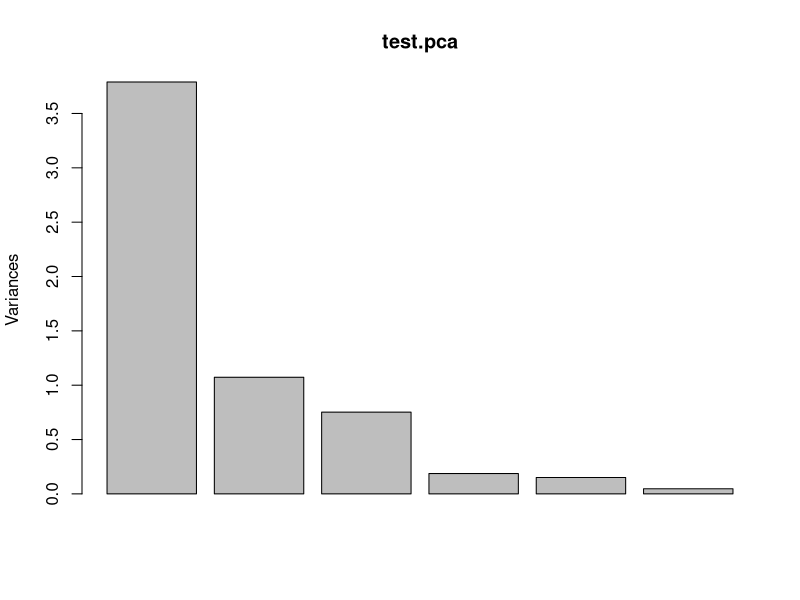
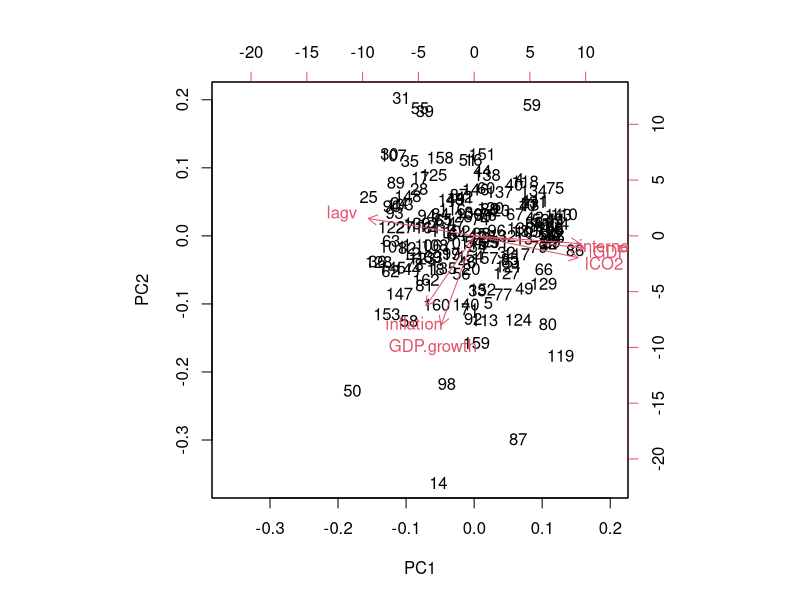
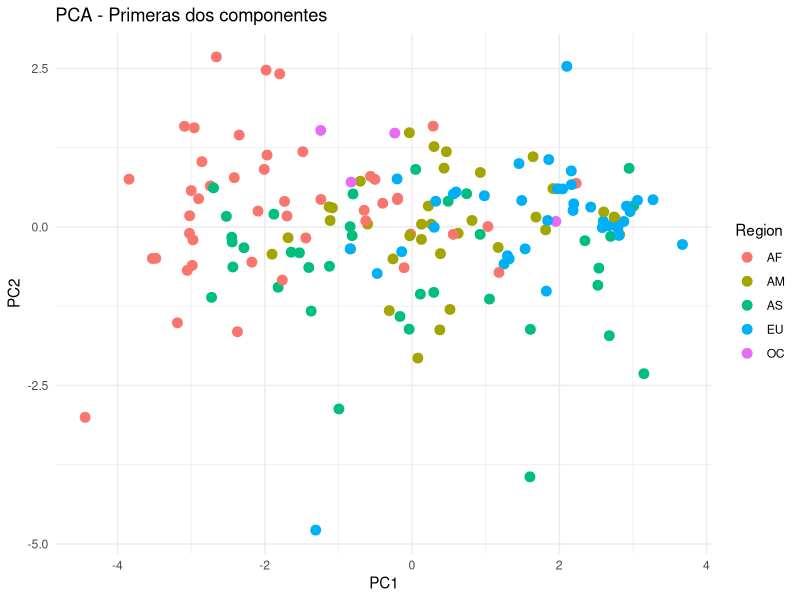

The R source for these figures, in order:
#EXAMEN FINAL PARTE 1

#Extraemos los datos
dat <- read.csv2("w2011.csv", fileEncoding = "UTF-8")

#Ajustamos por el método de mínimos cuadrados el siguiente modelo de regresión múltiple:
#Y = β0 +β1X1 +β2X2 +β3X3 +β4X4 +β5X5 +β6X6 +ε
#donde: Y = lCO2; X1 = inflation; X2 = lGDPc; X3 = GDP.growth; X4 = internet y X5 = lagv

z = lm(dat$lCO2 ~ dat$inflation + dat$lGDPc + dat$GDP.growth + dat$internet + dat$lagv); z

#a) Obtén los coeficientes estimados del modelo, así como intervalos de confianza al 95 %
#para los coeficientes del modelo. Calcula los valores ajustados del modelo y calcula la
#suma residual de cuadrados.

#COEFICIENTES ESTIMADOS DE FORMA AUTOMATICA
coef(z)

#COEFICIENTES ESTIMADOS DE FORMA MANUAL
X <- cbind(1, dat$inflation, dat$lGDPc, dat$GDP.growth, dat$internet, dat$lagv)
y <- dat$lCO2
coefs = solve(t(X)%*%X) %*% t(X) %*% y
coefs

# INTERVALOS DE CONFIANZA
confint(z,level=0.95)

# VALORES AJUSTADOS DE FORMA AUTOMÁTICA
fitted(z)

# VALORES AJUSTADOS DE FORMA MANUAL
vals = X%*%solve(t(X)%*%X)%*%t(X)%*%y
vals

#RSS MANUAL
XtXi <- solve(t(X)%*%X)
H <- X%*%XtXi%*%t(X)
RSS <- sum((y - H %*% y) ^ 2);RSS

#RSS AUTOMÁTICA
deviance(z)

#b) Calcula el valor del coeficiente de correlación de Pearson entre la variable respuesta Y y el predictor X1.
cor(dat$inflation, y = dat$lCO2, method = "pearson")

#La correlación es negativa, lo que indica que a mayor inflación tiende a haber menores emisiones per cápita de CO₂, aunque esta relación es débil.

#∣r∣=0.215 -->  correlación débil
#Aunque existe cierta asociación lineal negativa, no es fuerte ni dominante.

#La inflación tiene una ligera asociación inversa con las emisiones de CO₂ per cápita, pero es posiblemente
#no significativa o débilmente significativa.

#c) Define y calcula el coeficiente de correlación parcial entre X1 y X2, controlando por el
#resto de las variables explicativas.

#ajustamos el modelo lineal de inflation sobre las otras variables y calculamos los residuos
r_inf = residuals(lm(dat$inflation ~ dat$lCO2 + dat$GDP.growth + dat$internet + dat$lagv))
# ajustamos el modelo lineal de lGDPc sobre las mismas variables, obteniendo también los residuos
r_lGDPc = residuals(lm(dat$lGDPc ~ dat$lCO2 + dat$GDP.growth + dat$internet + dat$lagv))
#coeficiente de correlación entre los residuos de ambos ajustes
cor(r_inf, r_lGDPc)

# Vemos que el coeficiente es negativo, con lo que las conclusiones de una regresión múltiple irían en
# el mismo sentido que las de una regresión múltiple para estas variables.
# El efecto de la inflación sobre el log de emisiones CO2 per cápita (lGDPc) es negativo.
# A mayor inflación menor será el log de emisiones CO2 per cápita.

#d) Considera un modelo reducido que contiene solo un subconjunto de las variables explicativas incluidas
#en el modelo completo. Formula y contrasta, mediante un test t, la
#hipótesis nula de que los coeficientes asociados a las variables excluidas son iguales a cero.

# Ajustamos el modelo completo
full_model <- lm(dat$lCO2 ~ dat$inflation + dat$lGDPc + dat$GDP.growth + dat$internet + dat$lagv)

# Resumen del modelo completo
summary(full_model)

# Ajustamos el modelo reducido (Sin X4)
reduced_model <- lm(dat$lCO2 ~ dat$inflation + dat$lGDPc + dat$GDP.growth + dat$lagv)

# Resumen del modelo reducido
summary(reduced_model)

# Formulando la hipótesis de que el modelo podría explicar la misma varianza de
# FTMax siendo su coeficiente X4 igual a 0, observamos que el p-valor mostrado en
# el summary full_model es < 2.2e-16, esto implica que las  probabilidades de que
# la hipótesis nula sea cierta son bajas, por lo que podríamos concluír que la
# variable X4 hace una aportación importante en nuestro modelo. Sin embargo,
# todavía podemos probar a eliminar X3, por ser una variable poco significativa.

# Ajustamos el modelo reducido (Sin X3)
reduced_model2 <- lm(dat$lCO2 ~ dat$inflation + dat$lGDPc + dat$internet + dat$lagv)

# Resumen del modelo reducido
summary(reduced_model2)

#Observamos lo mismo que en el caso anterior.

# Ajustamos el modelo reducido (Sin X3)
reduced_model3 <- lm(dat$lCO2 ~ dat$inflation + dat$lGDPc + dat$lagv)

# Resumen del modelo reducido
summary(reduced_model3)

#Tampoco nos beneficia eliminar ambas variables

#e) Compara el modelo completo con el modelo reducido mediante un test F. Expón claramente la hipótesis nula,
#calcula el estadístico de contraste, determina el valor crítico
#correspondiente y extrae las conclusiones en función del resultado del test.

# Para contrastar la variable excluida X4, usamos la función anova:
anova(reduced_model, full_model)

# Observamos que el p-valor es extremadamente bajo (igual que en el test-t), con
# esto anova nos está indicando que debemos ACEPTAR la hipótesis nula; es decir,
# la variable excluida (X4), resulta irrelevante para el ajuste del modelo.
# Se prefiere el modelo reducido (sin internet) por ser más simple y equivalente en poder explicativo.

#Estadístico de contraste = 7e-04
#Valor crítico = 0.9787

#En este caso el nivel crítico coincide con la significación del coeficiente asociado a X4,
#pues es la única variable que se suprime de un modelo al otro.

#f) Compara el coeficiente de determinación ajustado para ambos modelos.
summary(reduced_model) # R^2 = 0.7999
summary(full_model) # R^2 = 0.7986

# Al comprobar los coeficientes de determinación de ambos modelos, podemos comprobar
# que el modelo modelo reducido explica un poco mejor la varianza de lCO2 (0.7999 > 0.7986),


#2.Calcula las componentes principales de las variables numéricas (excepto country y Region)
#e interpreta aquellas que conjuntamente expliquen al menos un 90 % de la variabilidad total.
#Dibuja las dos primeras componentes principales en función del continente (Region)

# Excluye las variables categóricas
numeric_data <- dat[, !(names(dat) %in% c("country", "Region"))]

# Nos aseguramos de que todo sea numérico
numeric_data <- data.frame(lapply(numeric_data, as.numeric))

# Eliminamos filas con NA
numeric_data <- na.omit(numeric_data)

#Calculamos componentes principales
test.pca <- prcomp(numeric_data, scale. = TRUE)
#estandarizamos las variables con scale = TRUE para que todas pesen igual en el análisis PCA, ya que se
#encuentran en distintas escalas(unidades).
summary(test.pca)

#Empleamos prcomp() porque los datos tienen diferentes unidades de medida.
#Vemos como las primeras 3 componentes tienen la desviación estándar más alta, lo que significa
#que son las que que más variabilidad explican en los datos. Por el contrario, las componentes
#finales, especialmente la 6, tienen la desviación estándar más baja, lo que indica que capturan
#muy poca variabilidad.
#Con las primeras 3 componentes alcanzamos el 93.58% de la variabilidad

screeplot(test.pca)
names(test.pca)

#Seleccionamos solo las componentes que necesitamos
test.pca$rotation[,1:3]

# Observamos como los valores son positivos en el primer componente para lCO2, lGDPc e internet
# Esto indica que están positivamente correlacionados con el primer componente (lCO2), y por lo tanto
# tienden a aumentar en la misma dirección, mientras que el resto de  componentes contribuyen en la dirección
# opuesta a este primer componente.

biplot(test.pca)

#PC1 representa un eje de desarrollo económico. Las variables más alineadas con dicho desarrollo
#son: lGDPc, internet, lCO2, y hay una fuerte correlación entre ellas, siendo muy semejantes.
#Inflación, agricultura y crecimiento están más presentes en países menos desarrollados.
#PC2 en cambio no es tan relevante ni fácil de interpretar.

# Añadimos la región al resultado del PCA
pca_data <- data.frame(test.pca$x[, 1:2], Region = dat$Region)

library(ggplot2)

ggplot(pca_data, aes(x = PC1, y = PC2, color = Region)) +
  geom_point(size = 3) +
  labs(title = "PCA - Primeras dos componentes", x = "PC1", y = "PC2") +
  theme_minimal()

#Este gráfico muestra una representación de los países proyectados en las dos primeras componentes
#principales (PC1 y PC2), coloreados según su continente (Region), lo que nos permite identificar patrones
#regionales y agrupamientos.

#PC1 capta el eje desarrollo económico y separa claramente regiones como Europa y África.
#Europa y Oceanía se agrupan a la derecha, lo que implica un alto desarrollo, por el contrario, África y
#parte de Asia están a la izquierda por contar con un desarrollo inferior.
#Además, América y Asia tienen diversidad interna alta, pues incluyen tanto países ricos como pobres.
